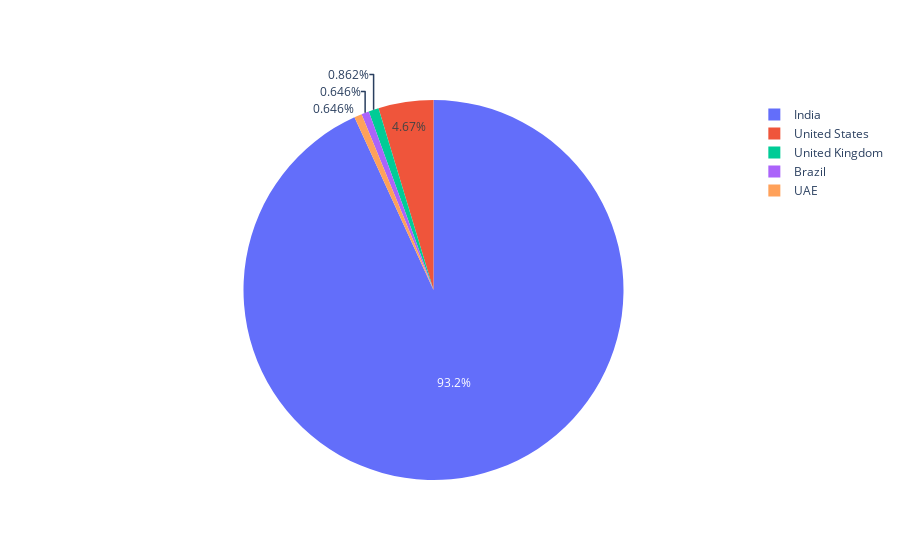

Source (notebook cell):
### Markdown cell above
#### To get a visualise about how the number the retsaurants are distributed let us plot a pie chart

### Code cell
import plotly.graph_objects as plt

labels = country_name
values = country_value

fig = plt.Figure(data=[plt.Pie(labels=labels[:5], values=values[:5])])
fig.show()

### Figure 1 — Plotly figure (JSON) as saved in the notebook; plotly's stock layout.template omitted (floating-point values rounded to 4 significant figures)
{"data": [{"labels": ["India", "United States", "United Kingdom", "Brazil", "UAE"], "type": "pie", "values": [8652, 434, 80, 60, 60]}], "layout": {}}
